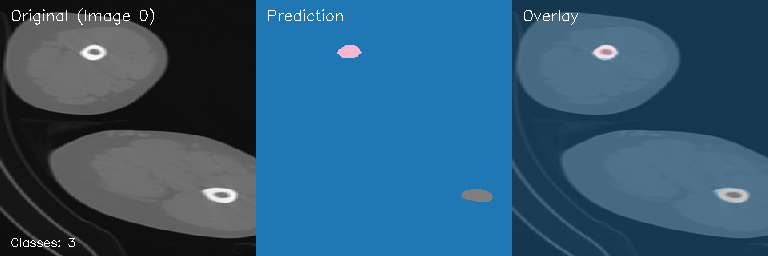
#> input picture visualization_examples/test/test_0.png, 768 x 256 px
$ python -i 4_visualize.py   (imports and definitions only)
#> lines starting #> are read from the running program, lines starting #| are printed output that depends on the picture
"""
Visualization Tool for Medical Image Segmentation
Visualizes predictions with original images and overlays.

Usage:
    python 4_visualize.py --submission ./submission/submission.csv --num_images 20
    python 4_visualize.py --submission ./submission/submission.csv --show_grid
"""

import os
import argparse
import numpy as np
import pandas as pd
import cv2
import matplotlib.pyplot as plt
from tqdm import tqdm

# ==========================================
# CONFIGURATION
# ==========================================
parser = argparse.ArgumentParser(description='Visualize predictions')
# [13 lines not run here, left out]

IMG_SIZE = 256
NUM_CLASSES = 55

# [16 lines not run here, left out]
# [1 line that did not run here, left out]

# Get column names (image filenames)
# [1 line that did not run here, left out]
# [1 line not run here, left out]

# Convert to numpy array
# Shape: (num_pixels, num_images)
# [1 line that did not run here, left out]
# [1 line not run here, left out]

# Reshape predictions to (num_images, IMG_SIZE, IMG_SIZE)
# [1 line that did not run here, left out]
# [1 line that did not run here, left out]
# [1 line not run here, left out]

# ==========================================
# COLOR PALETTE
# ==========================================
def generate_distinct_colors(num_classes):
    """
    Generate distinct colors for each class using multiple color schemes
    Returns a lookup table (LUT) for 55 classes with RGB colors
    """
#> called with num_classes = 55
    colors = []

    # Tab20 colormap (20 distinct colors)
    tab20 = plt.cm.get_cmap('tab20', 20)
    for i in range(20):
        rgb = tab20(i)[:3]
        colors.append([int(rgb[2]*255), int(rgb[1]*255), int(rgb[0]*255)])  # BGR for OpenCV

    # Set3 colormap (12 distinct colors)
    set3 = plt.cm.get_cmap('Set3', 12)
    for i in range(12):
        rgb = set3(i)[:3]
        colors.append([int(rgb[2]*255), int(rgb[1]*255), int(rgb[0]*255)])

    # Paired colormap (12 distinct colors)
    paired = plt.cm.get_cmap('Paired', 12)
    for i in range(12):
        rgb = paired(i)[:3]
        colors.append([int(rgb[2]*255), int(rgb[1]*255), int(rgb[0]*255)])

    # Accent colormap (8 distinct colors)
    accent = plt.cm.get_cmap('Accent', 8)
    for i in range(8):
        rgb = accent(i)[:3]
        colors.append([int(rgb[2]*255), int(rgb[1]*255), int(rgb[0]*255)])

    # Dark2 colormap (8 distinct colors)
    dark2 = plt.cm.get_cmap('Dark2', 8)
    for i in range(3):  # Only take 3 to reach 55 total
        rgb = dark2(i)[:3]
        colors.append([int(rgb[2]*255), int(rgb[1]*255), int(rgb[0]*255)])

    # Ensure we have exactly num_classes colors
    colors = colors[:num_classes]

    # Create LUT (Look-Up Table) - 256x3 array
    lut = np.zeros((256, 3), dtype=np.uint8)
    lut[0] = [0, 0, 0]  # Background is black
    for i, color in enumerate(colors):
        lut[i] = color

    return lut

# Generate color LUT once
COLOR_LUT = generate_distinct_colors(NUM_CLASSES)

# ==========================================
# VISUALIZATION FUNCTIONS
# ==========================================
# [58 lines left out: functions load_test_image, create_visualization, not called in this run]

def create_grid_visualization(images_data, grid_cols=4):
    """
    Create a grid visualization of multiple images

    Args:
        images_data: List of (original, prediction, idx) tuples
        grid_cols: Number of columns in the grid

    Returns:
        Grid visualization
    """
    n = len(images_data)
    grid_rows = (n + grid_cols - 1) // grid_cols

    fig, axes = plt.subplots(grid_rows, grid_cols, figsize=(grid_cols * 6, grid_rows * 2))

    if grid_rows == 1 and grid_cols == 1:
        axes = np.array([[axes]])
    elif grid_rows == 1:
        axes = axes.reshape(1, -1)
    elif grid_cols == 1:
        axes = axes.reshape(-1, 1)

    for i, (original, prediction, idx) in enumerate(images_data):
        row = i // grid_cols
        col = i % grid_cols

        # Create 3-panel visualization
        vis = create_visualization(original, prediction, idx, save_path=None)

        # Convert BGR to RGB for matplotlib
        vis_rgb = cv2.cvtColor(vis, cv2.COLOR_BGR2RGB)

        axes[row, col].imshow(vis_rgb)
        axes[row, col].axis('off')
        axes[row, col].set_title(f"Image {idx}", fontsize=10, fontweight='bold')

    # Hide empty subplots
    for i in range(n, grid_rows * grid_cols):
        row = i // grid_cols
        col = i % grid_cols
        axes[row, col].axis('off')

    plt.tight_layout()
    return fig

# ==========================================
# MAIN VISUALIZATION
# ==========================================
# [1 line not run here, left out]

# Extract image indices from column names (e.g., "0.png" -> 0)
image_indices = []
# [7 lines not run here, left out]

# Determine which images to visualize
# [1 line that did not run here, left out]
# [1 line that did not run here, left out]

# [46 lines not run here, left out]

all_classes = []
# [3 lines not run here, left out]

unique_classes = sorted(set(all_classes))

# [6 lines not run here, left out]
class_counts = {}
# [2 lines not run here, left out]

sorted_classes = sorted(class_counts.items(), key=lambda x: x[1], reverse=True)
# [6 lines not run here, left out]

>>> import cv2
>>> picture = cv2.imread('visualization_examples/test/test_0.png', cv2.IMREAD_GRAYSCALE)
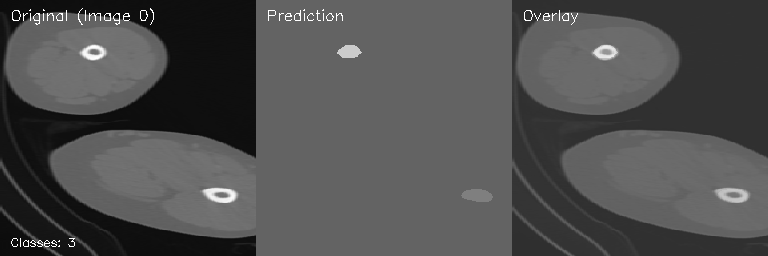
#> picture: shape (256, 768); min 12, max 255, mean 79.2
>>> result = create_grid_visualization(picture)
#> in create_grid_visualization, `n = len(images_data)`: n = 256
#> in create_grid_visualization, `grid_rows = (n + grid_cols - 1) // grid_cols`: grid_rows = 64
#> (the run stopped early here; a loop or call above may not have finished)

$ run again, on visualization_examples/test/test_10.png
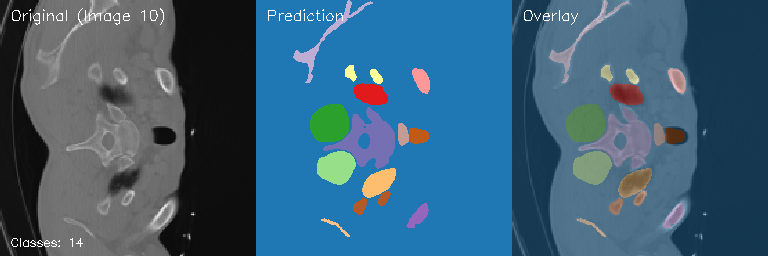
#> input picture visualization_examples/test/test_10.png, 768 x 256 px
#> `picture = cv2.imread('visualization_examples/test/test_0.png', cv2.IMR..`:
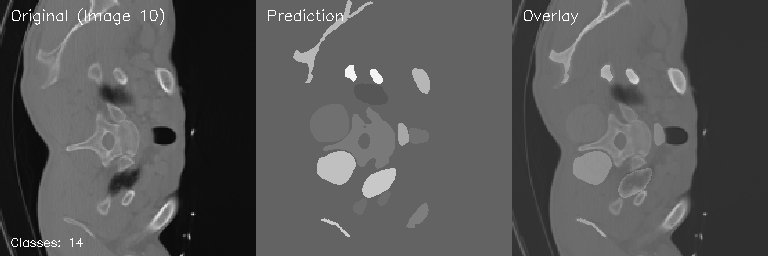
#> picture: shape (256, 768); min 12, max 255, mean 86.4
#> n = 256
#> grid_rows = 64

$ run again, on visualization_examples/test/test_11.png
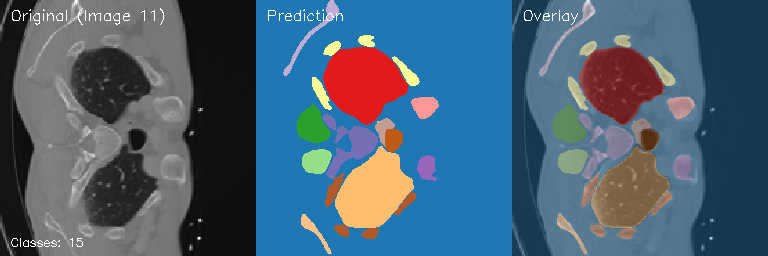
#> input picture visualization_examples/test/test_11.png, 768 x 256 px
#> `picture = cv2.imread('visualization_examples/test/test_0.png', cv2.IMR..`:
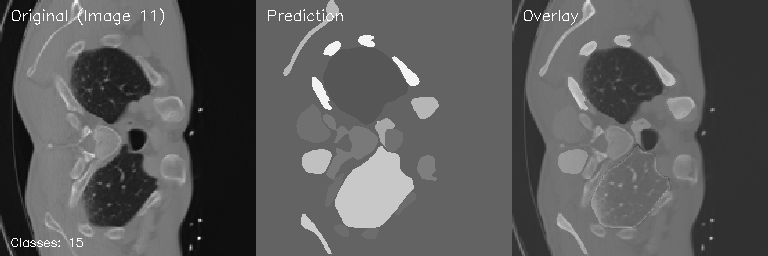
#> picture: shape (256, 768); min 13, max 255, mean 91.5
#> n = 256
#> grid_rows = 64
